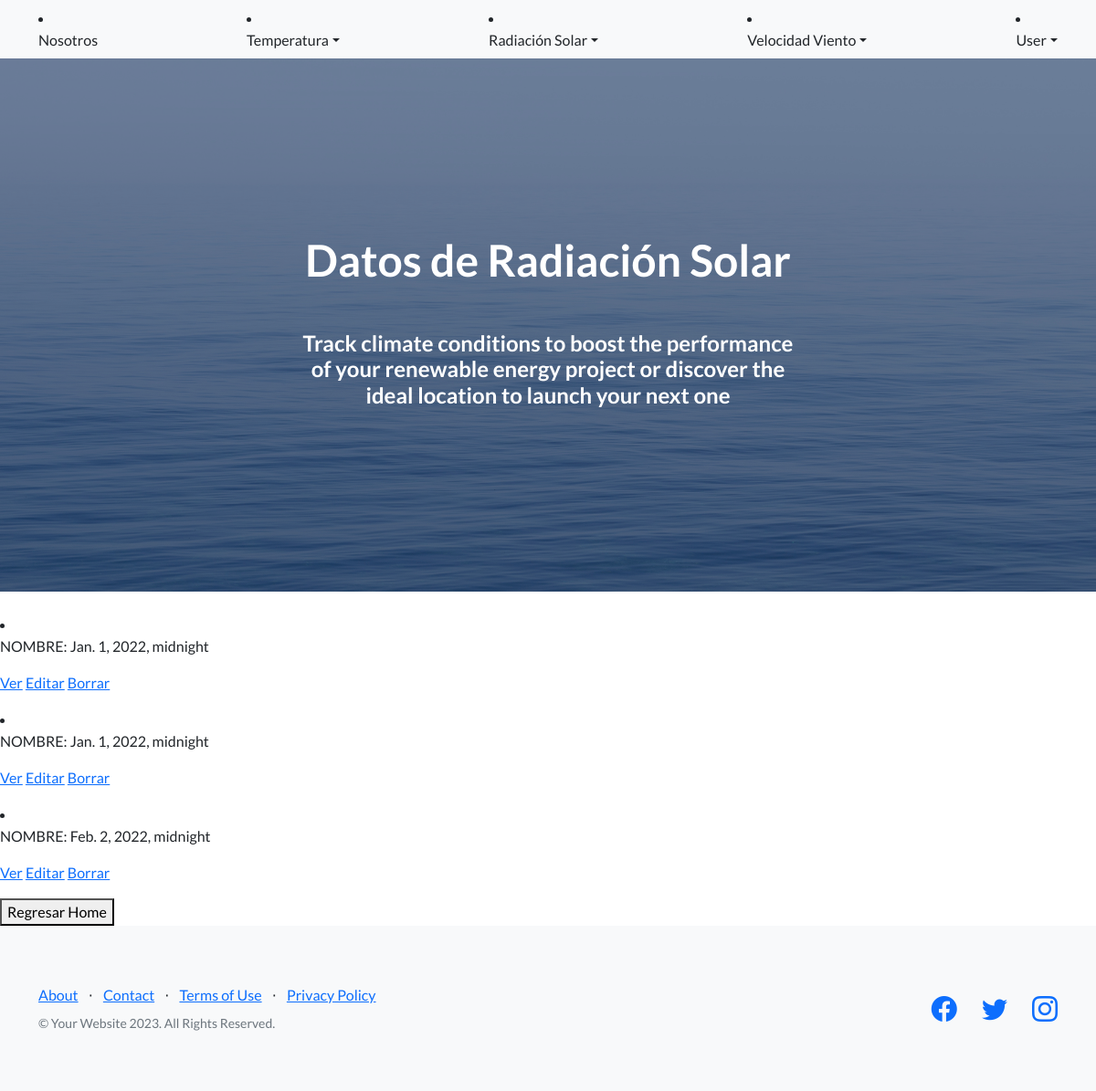
The app's page /solar/lista/ (signed in) with its own data.
### AppObservations/models.py (models this page shows, shortened)
class SolarVar(models.Model):
    latitude = models.DecimalField(max_digits=10,decimal_places=2)
    length = models.DecimalField(max_digits=10,decimal_places=2)
    date = models.DateTimeField()
    location = models.CharField(max_length=50)
    value = models.DecimalField(max_digits=10, decimal_places=2)

### AppObservations/views.py (the view)
# urls.py: path('solar/lista/', views.SolarListView.as_view(), name='SolarList'),
class SolarListView(LoginRequiredMixin,ListView):
    model = SolarVar  # Modelo con el que trabaja esta vista
    template_name = "appobs/solar_list.html"  # Plantilla para renderizar la lista

### AppObservations/templates/appobs/solar_list.html
{% extends "appobs/home.html" %}
{% block h1_header %} Datos de Radiación Solar {%endblock h1_header %}
{% block main_content %}
<br>
    {% for object in object_list %}
        <li>
            <p>NOMBRE: {{object.date}}</p>
            <p>
                <a href="{% url 'SolarDetail' object.id %}">Ver</a>
                <a href="{% url 'SolarEdit' object.id %}">Editar</a>
                <a href="{% url 'SolarDelete' object.id %}">Borrar</a>
            </p>
        </li>
    {% endfor %}
    <button onclick="location.href = '/'">Regresar Home</button>
{% endblock main_content %}

### records on screen
SolarVar: date "Jan. 1, 2022, midnight"
SolarVar: date "Jan. 1, 2022, midnight"
SolarVar: date "Feb. 2, 2022, midnight"
